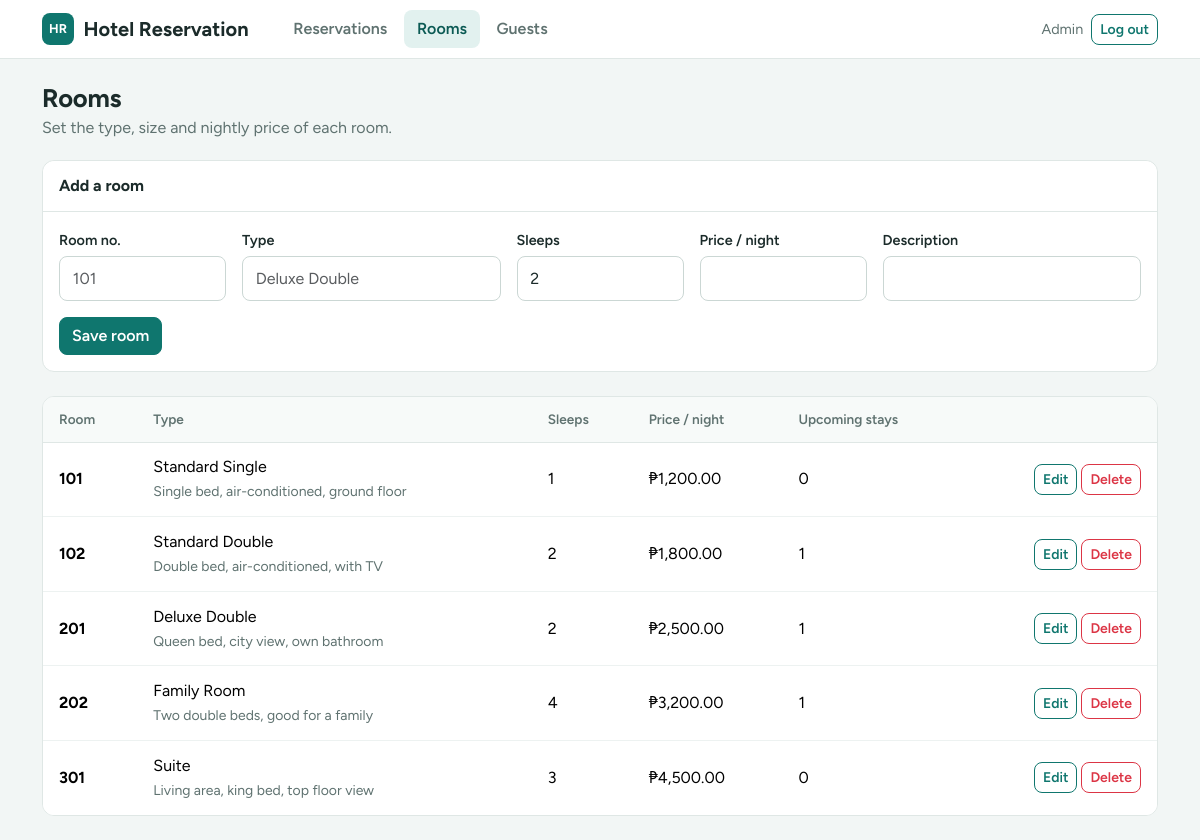
/admin/rooms.php (signed in), run on the app's committed database.
### tables this page shows
CREATE TABLE rooms (
  id INT AUTO_INCREMENT PRIMARY KEY,
  room_no VARCHAR(20) NOT NULL UNIQUE,
  room_type VARCHAR(50) NOT NULL,
  capacity INT NOT NULL,
  price_per_night DECIMAL(10,2) NOT NULL,
  description VARCHAR(255) DEFAULT ''
);

### connection.php (called while the page is built, shortened)
<?php
function h($text) {
    return htmlspecialchars($text);
}
?>

### admin/rooms.php (the view, shortened to what this page needs)
<?php
include '../connection.php';
$id = 0;
$room_no = "";
$room_type = "";
$capacity = 2;
$price = "";
$description = "";
$sql = "SELECT r.*,
        (SELECT COUNT(*) FROM reservations x
         WHERE x.room_id = r.id AND x.status IN ('pending','confirmed') AND x.check_out > CURDATE()) AS upcoming
        FROM rooms r ORDER BY r.room_no";
$rooms = mysqli_query($conn, $sql);
include '../header.php';
?>
<div class="page-head">
  <div>
    <h1>Rooms</h1>
    <p>Set the type, size and nightly price of each room.</p>
  </div>
</div>
<div class="card mb-4">
  <div class="card-header"><?php echo ($id > 0) ? "Edit room" : "Add a room"; ?></div>
  <div class="card-body">
    <form method="POST" class="row g-3">
      <div class="col-6 col-md-2">
        <label class="form-label">Room no.</label>
        <input type="text" name="room_no" class="form-control" placeholder="101" value="<?= h($room_no) ?>" required>
      </div>
      <div class="col-6 col-md-3">
        <label class="form-label">Type</label>
        <input type="text" name="room_type" class="form-control" placeholder="Deluxe Double" value="<?= h($room_type) ?>" required>
      </div>
      <div class="col-6 col-md-2">
        <label class="form-label">Sleeps</label>
        <input type="number" name="capacity" class="form-control" min="1" value="<?= h($capacity) ?>" required>
      </div>
      <div class="col-6 col-md-2">
        <label class="form-label">Price / night</label>
        <input type="number" name="price" class="form-control" min="0" step="0.01" value="<?= h($price) ?>" required>
      </div>
      <div class="col-12 col-md-3">
        <label class="form-label">Description</label>
        <input type="text" name="description" class="form-control" value="<?= h($description) ?>">
      </div>
      <div class="col-12 d-flex gap-2">
        <button type="submit" name="save" class="btn btn-primary">Save room</button>
      </div>
    </form>
  </div>
</div>
<div class="table-card">
  <div class="table-responsive">
    <table class="table align-middle">
      <thead><tr><th>Room</th><th>Type</th><th>Sleeps</th><th>Price / night</th><th>Upcoming stays</th><th></th></tr></thead>
      <tbody>
      <?php while ($row = mysqli_fetch_assoc($rooms)) { ?>
        <tr>
          <td><strong><?= h($row['room_no']) ?></strong></td>
          <td><?= h($row['room_type']) ?><br><small class="text-muted"><?= h($row['description']) ?></small></td>
          <td><?= $row['capacity'] ?></td>
          <td>&#8369;<?= number_format($row['price_per_night'], 2) ?></td>
          <td><?= $row['upcoming'] ?></td>
          <td class="text-end text-nowrap">
            <a class="btn btn-sm btn-outline-primary" href="rooms.php?edit=<?= $row['id'] ?>">Edit</a>
            <form method="POST" class="d-inline" onsubmit="return confirm('Delete this room?')">
              <button type="submit" name="delete" class="btn btn-sm btn-outline-danger">Delete</button>
            </form>
          </td>
        </tr>
      <?php } ?>
      </tbody>
    </table>
  </div>
</div>
<?php include '../footer.php'; ?>

### assets/style.css (style rules this page uses)
:root { --bh-ink: #1b2b2a; --bh-muted: #5f7270; --bh-line: #dfe7e5; --bh-bg: #f2f6f5; --bh-teal: #0f766e; --bh-teal-dark: #0b5a54; --bh-brass: #e8b04a; --bs-body-font-family: 'Figtree', system-ui, -apple-system, 'Segoe UI', Roboto, sans-serif; --bs-body-color: var(--bh-ink); --bs-link-color: var(--bh-teal); --bs-link-hover-color: var(--bh-teal-dark); }
body { background: var(--bh-bg); }
h1, h2, h3, h4, h5 { letter-spacing: -0.01em; }
.text-muted { color: var(--bh-muted) !important; }
.btn { border-radius: 8px; font-weight: 600; }
.btn-primary { --bs-btn-bg: var(--bh-teal); --bs-btn-border-color: var(--bh-teal); --bs-btn-hover-bg: var(--bh-teal-dark); --bs-btn-hover-border-color: var(--bh-teal-dark); --bs-btn-active-bg: var(--bh-teal-dark); --bs-btn-active-border-color: var(--bh-teal-dark); --bs-btn-disabled-bg: var(--bh-teal); --bs-btn-disabled-border-color: var(--bh-teal); }
.btn-outline-primary { --bs-btn-color: var(--bh-teal); --bs-btn-border-color: var(--bh-teal); --bs-btn-hover-bg: var(--bh-teal); --bs-btn-hover-border-color: var(--bh-teal); --bs-btn-active-bg: var(--bh-teal-dark); --bs-btn-active-border-color: var(--bh-teal-dark); }
.form-control, .form-select { border-radius: 8px; border-color: #cbd7d4; padding: .6rem .8rem; }
.form-label { font-weight: 600; font-size: .9rem; margin-bottom: .3rem; }
.page-head { display: flex; flex-wrap: wrap; justify-content: space-between; align-items: flex-end; gap: .75rem; margin-bottom: 1.25rem; }
.page-head h1 { margin: 0; font-size: 1.6rem; font-weight: 700; }
.page-head p { margin: .15rem 0 0; color: var(--bh-muted); }
.card { border: 1px solid var(--bh-line); border-radius: 12px; box-shadow: none; }
.card-header { background: #fff; border-bottom: 1px solid var(--bh-line); font-weight: 700; padding: .8rem 1rem; border-radius: 12px 12px 0 0 !important; }
.table-card { background: #fff; border: 1px solid var(--bh-line); border-radius: 12px; overflow: hidden; }
.table-card .table { margin: 0; --bs-table-bg: #fff; }
.table-card thead th { background: #f7faf9; color: var(--bh-muted); font-size: .85rem; font-weight: 600; border-bottom: 1px solid var(--bh-line); padding: .75rem 1rem; }
.table-card td { padding: .8rem 1rem; border-color: #edf2f1; }
.table-card tbody tr:last-child td { border-bottom: 0; }

### data on the page
rooms: room_no "101", room_type "Standard Single", description "Single bed, air-conditioned, ground floor", capacity "1", price_per_night "1,200.00", upcoming "0"
rooms: room_no "102", room_type "Standard Double", description "Double bed, air-conditioned, with TV", capacity "2", price_per_night "1,800.00", upcoming "1"
rooms: room_no "201", room_type "Deluxe Double", description "Queen bed, city view, own bathroom", capacity "2", price_per_night "2,500.00", upcoming "1"
rooms: room_no "202", room_type "Family Room", description "Two double beds, good for a family", capacity "4", price_per_night "3,200.00", upcoming "1"
rooms: room_no "301", room_type "Suite", description "Living area, king bed, top floor view", capacity "3", price_per_night "4,500.00", upcoming "0"

### other printed values
$_SESSION['name'] "Admin"
